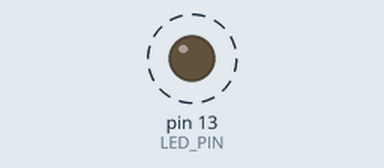
The sketch below on a simulated Arduino Uno, built with avr-gcc and run on an emulated ATmega328P. Parts: output pins drawn as LEDs (lit = HIGH). Dashed ring = blinking. What the sketch prints to the serial monitor is not drawn.

Above: at 0.5 s.
Timing chart, 0 to 4.6 s (numbered marks = the images above):
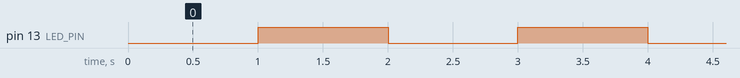

Measured:
- by itself, pin 13 (LED_PIN): alternates HIGH for 1.0 s and LOW for 1.0 s

The sketch:

led_blink.ino
```cpp
const int LED_PIN = 13;
const unsigned long BLINK_INTERVAL_MS = 1000;

unsigned long previousMillis = 0;
bool ledState = false;

void setup() {
  pinMode(LED_PIN, OUTPUT);
  Serial.begin(9600);
}

void loop() {
  unsigned long currentMillis = millis();

  if (currentMillis - previousMillis >= BLINK_INTERVAL_MS) {
    previousMillis = currentMillis;

    ledState = !ledState;
    digitalWrite(LED_PIN, ledState);

    Serial.println(ledState ? "LED ON" : "LED OFF");
  }
}
```
